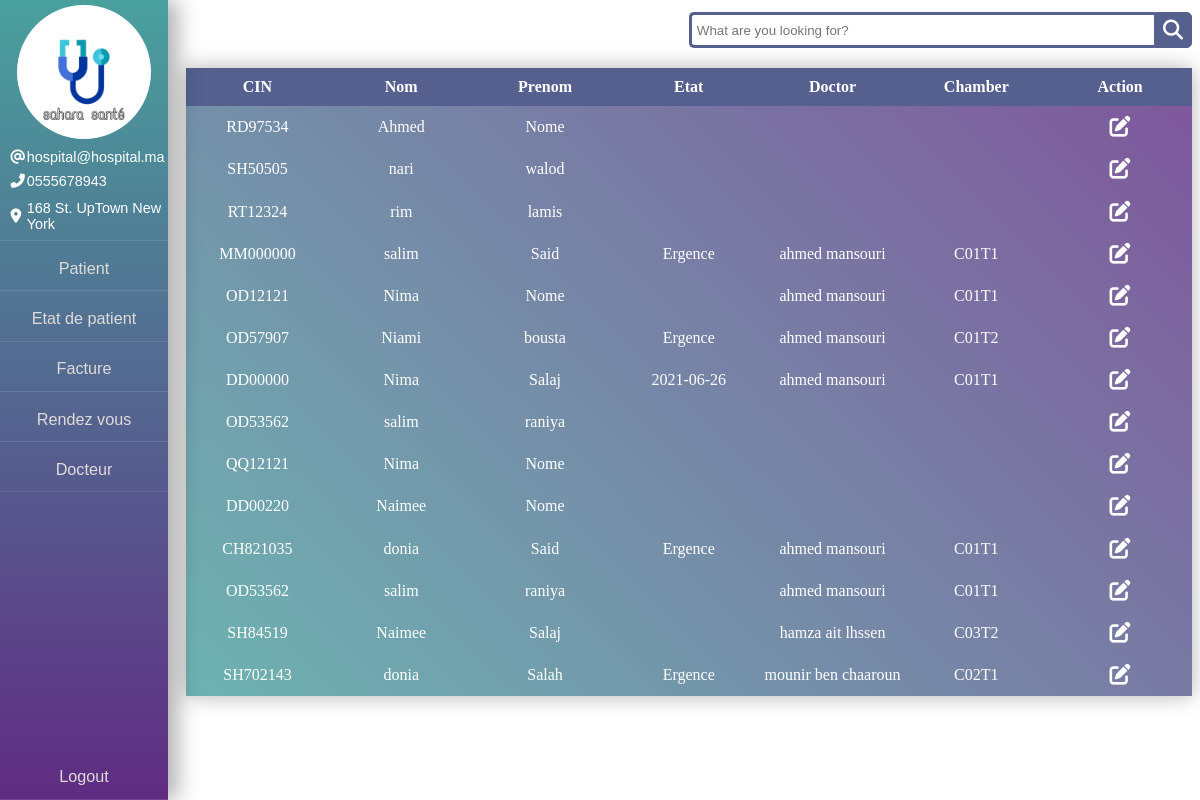
The app's page /src/pages/Etat.php (signed in), older data.
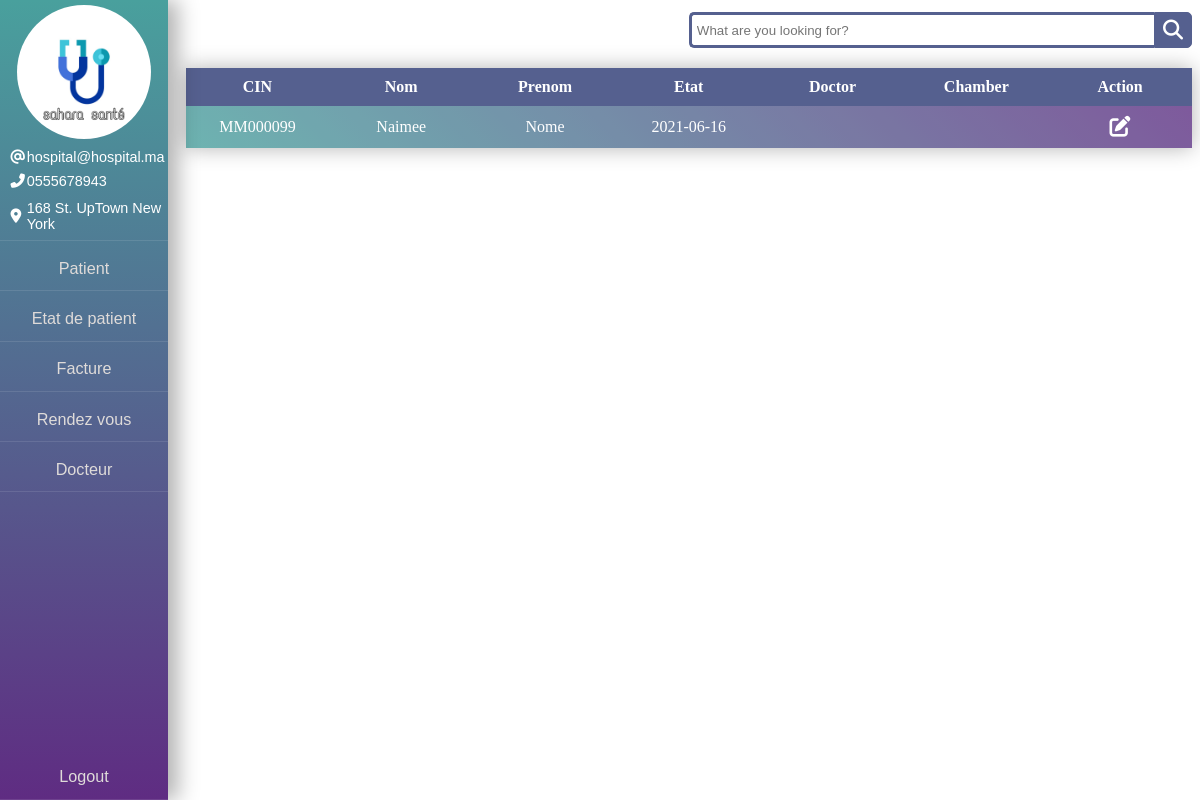
The same page, newer data.
### tables this page shows
CREATE TABLE `etat_patient` (
  `id_E` int(11) NOT NULL,
  `cin_P` varchar(20) NOT NULL,
  `Etat` varchar(20) DEFAULT NULL,
  `cin_D` varchar(20) DEFAULT NULL,
  `chamber_id` varchar(5) DEFAULT NULL
);

CREATE TABLE `patient` (
  `cin_P` varchar(20) NOT NULL,
  `nom` varchar(20) NOT NULL,
  `prenom` varchar(20) NOT NULL,
  `sex` varchar(1) DEFAULT NULL,
  `tel` int(20) NOT NULL,
  `date_entree` date DEFAULT NULL
);

CREATE TABLE `docteur` (
  `cin_D` varchar(20) NOT NULL,
  `nom` varchar(50) NOT NULL,
  `prenom` varchar(50) NOT NULL,
  `tel` int(20) NOT NULL
);

CREATE TABLE `rendez_vous` (
  `id_RV` int(11) NOT NULL,
  `cin_P` varchar(20) NOT NULL,
  `date_RV` date NOT NULL,
  `observation` varchar(50) NOT NULL
);

### src/pages/Etat.php (the view, shortened to what the changed rows need)
<!DOCTYPE html>
<html>
<head>
    <link rel="stylesheet" href="../css/Etat_&_facture.css">
</head>
<body>
        <main class="main">
            <div class="container-table" id="container-table">
                <table class="table-table" id="table-table">
                    <thead class="thead-table">
                        <tr class="tr-table-head">
                            <th class="th-table">CIN</th>
                            <th class="th-table">Nom</th>
                            <th class="th-table">Prenom</th>
                            <th class="th-table">Etat</th>
                            <th class="th-table">Doctor</th>
                            <th class="th-table">Chamber</th>
                            <th class="th-table">Action</th>
                        </tr>
                    </thead>
                    <tbody class="tbody-table">
                        <?php
                        include_once 'connect.php';
                        $sql = "SELECT id_E, e.cin_P, p.nom, p.prenom, Etat, d.cin_D, d.nom AS D_nom, d.prenom AS D_prenom, chamber_id, r.date_RV FROM etat_patient e LEFT JOIN docteur d ON e.cin_D = d.cin_D JOIN patient p ON p.cin_P = e.cin_P LEFT JOIN rendez_vous r ON e.cin_P = r.cin_P";
                        $result = $conn->query($sql);
                        if ($result->num_rows > 0) {
                            while ($row = $result->fetch_assoc()) {
                                echo '
                                <tr class="tr-table-main row_'.$row['id_E'].'">
                                    <td class="td-table">'.$row['cin_P'].'</td>
                                    <td class="td-table">'.$row['nom'].'</td>
                                    <td class="td-table">'.$row['prenom'].'</td>
                                    <td class="td-table">';
                                        if ($row['Etat'] == "Ergence") {
                                            echo $row['Etat'];
                                        }else {
                                            echo $row['date_RV'];
                                        }
                                    echo '</td>
                                    <td class="td-table">'.$row['D_nom'].' '.$row['D_prenom'].'</td>
                                    <td class="td-table">'.$row['chamber_id'].'</td>
                                    <td class="td-table">
                                        <a href="#" onclick="showinput('."'row_".$row['id_E']."'".')"><i class="fas fa-edit"></i></a>
                                    </td>
                                </tr>
                                <tr class="tr-table hide hide_row_'.$row['id_E'].'">
                                    <td colspan="7" style="padding: 0;">
                                        <form method="post" action="edit_etat.php">
                                            <table style="border-collapse: collapse;width: 100%;">
                                                <tr class="tr-table add">
                                                    <td class="td-table">'.$row['cin_P'].'</td>
                                                    <td class="td-table">'.$row['nom'].'</td>
                                                    <input type="hidden" name="cin_P" value="'.$row['cin_P'].'"/>
                                                    <td class="td-table">'.$row['prenom'].'</td>
                                                    <td class="td-table">
                                                        <label>Ergence<input type="radio" name="Etat" value="Ergence" checked /></label>
                                                        <label>Rendez-vous<input type="radio" name="Etat" value="Rendez-vous" /></label>
                                                        <br/>
                                                        <select name="Rendez-vous" id="Rendez-vous" style="display: none;">
                                                            ';
                                                        echo '
                                                        </select>
                                                        </td>
                                                    <td class="td-table">
                                                        <select name="docteur" id="docteur">
                                                            ';
                                                        echo '
                                                        </select>
                                                    </td>
                                                    <td class="td-table">
                                                        <select name="chamber" id="chamber">
                                                            ';
                                                        echo '
                                                        </select>
                                                    </td>
                                                    <td class="td-table">
                                                        <input type="submit" value="Enregistre" onclick="" name="enregistre_patien">
                                                        <i class="fas fa-times-circle" onclick="deleteinput('."'row_".$row['id_E']."'".')"></i>
                                                    </td>
                                                </tr>
                                            </table>
                                        </form>
                                    </td>
                                </tr>
                            ';
                            }
                        } else {
                            echo "<tr class='tr-table'>
                                        <td class='td-table' colspan='7'>0 results</td>
                                </tr>";
                        }
                    ?>
                    </tbody>
                </table>
            </div>
        </main>
</body>
</html>

Row changes from the older to the newer data that the page shows:
removed etat_patient: cin_P "RD97534", cin_P.nom "Ahmed", cin_P.prenom "Nome"
removed etat_patient: cin_P "SH50505", cin_P.nom "nari", cin_P.prenom "walod"
removed etat_patient: cin_P "RT12324", cin_P.nom "rim", cin_P.prenom "lamis"
removed etat_patient: cin_P "MM000000", cin_P.nom "salim", cin_P.prenom "Said", Etat "Ergence", cin_D.nom "ahmed", cin_D.prenom "mansouri", chamber "C01T1"
removed etat_patient: cin_P "OD12121", cin_P.nom "Nima", cin_P.prenom "Nome", cin_D.nom "ahmed", cin_D.prenom "mansouri", chamber "C01T1"
removed etat_patient: cin_P "OD57907", cin_P.nom "Niami", cin_P.prenom "bousta", Etat "Ergence", cin_D.nom "ahmed", cin_D.prenom "mansouri", chamber "C01T2"
removed etat_patient: cin_P "DD00000", cin_P.nom "Nima", cin_P.prenom "Salaj", rendez_vous.date_RV "2021-06-26", cin_D.nom "ahmed", cin_D.prenom "mansouri", chamber "C01T1"
removed etat_patient: cin_P "OD53562", cin_P.nom "salim", cin_P.prenom "raniya"
removed etat_patient: cin_P "QQ12121", cin_P.nom "Nima", cin_P.prenom "Nome"
removed etat_patient: cin_P "DD00220", cin_P.nom "Naimee", cin_P.prenom "Nome"
removed etat_patient: cin_P "CH821035", cin_P.nom "donia", cin_P.prenom "Said", Etat "Ergence", cin_D.nom "ahmed", cin_D.prenom "mansouri", chamber "C01T1"
removed etat_patient: cin_P "OD53562", cin_P.nom "salim", cin_P.prenom "raniya", cin_D.nom "ahmed", cin_D.prenom "mansouri", chamber "C01T1"
removed etat_patient: cin_P "SH84519", cin_P.nom "Naimee", cin_P.prenom "Salaj", cin_D.nom "hamza", cin_D.prenom "ait lhssen", chamber "C03T2"
removed etat_patient: cin_P "SH702143", cin_P.nom "donia", cin_P.prenom "Salah", Etat "Ergence", cin_D.nom "mounir", cin_D.prenom "ben chaaroun", chamber "C02T1"
added etat_patient: cin_P "MM000099", cin_P.nom "Naimee", cin_P.prenom "Nome", rendez_vous.date_RV "2021-06-16"
